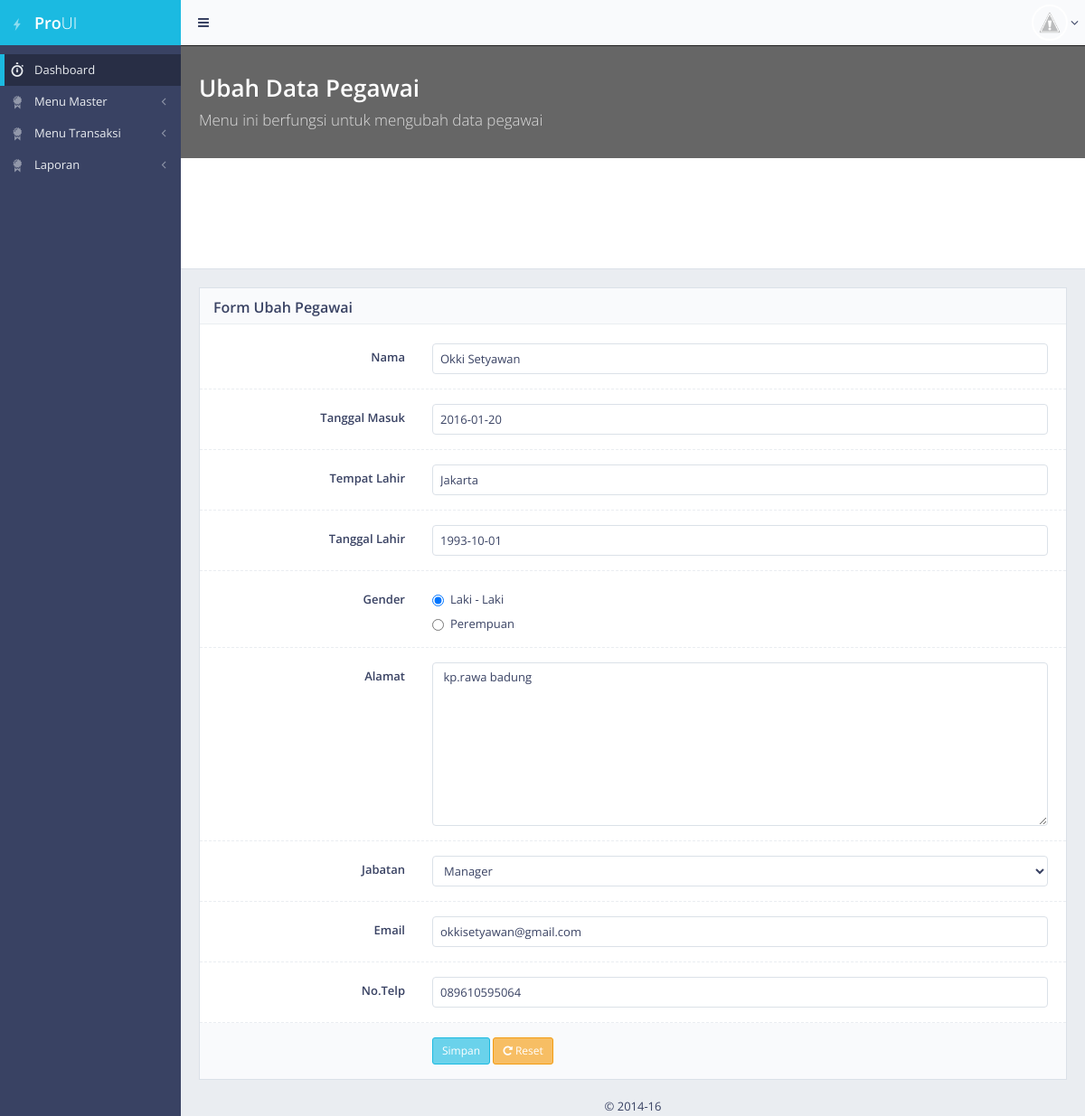
/master_pegawai_edit.php (signed in), run on an earlier commit of the app's database.
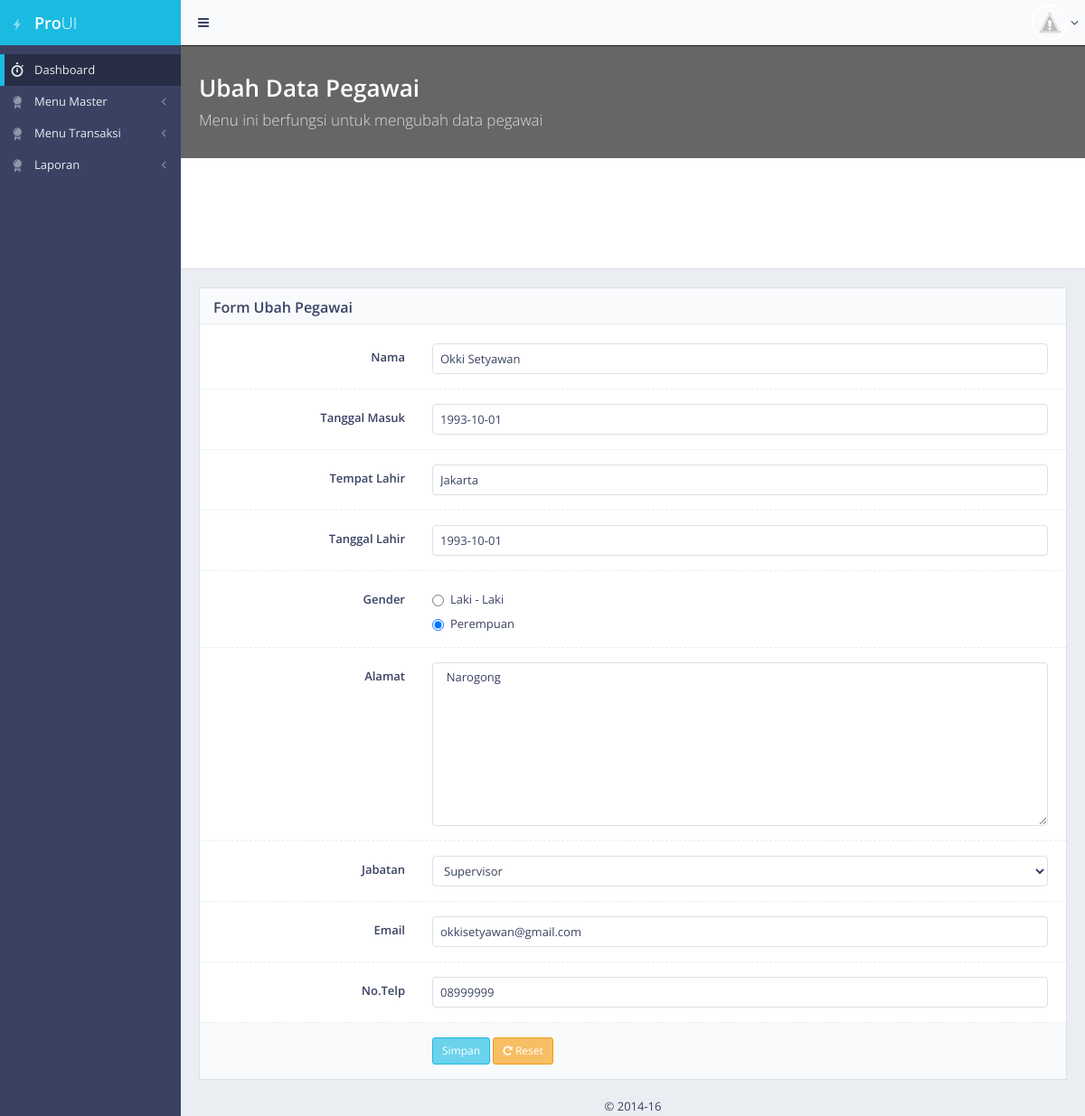
And on a later commit of the database.
### tables this page shows
CREATE TABLE `tab_pegawai` (
  `id` int(11) NOT NULL AUTO_INCREMENT,
  `nama` varchar(255) DEFAULT NULL,
  `tanggal_masuk` date DEFAULT NULL,
  `tempat_lahir` varchar(255) DEFAULT NULL,
  `tanggal_lahir` date DEFAULT NULL,
  `gender` text,
  `alamat` text,
  `id_jabatan` int(11) DEFAULT NULL,
  `email` text,
  `no_telp` text,
  `data_available` varchar(5) DEFAULT NULL,
  `user_insert` varchar(255) DEFAULT NULL,
  `date_insert` varchar(255) DEFAULT NULL,
  `user_update` varchar(255) DEFAULT NULL,
  `date_update` varchar(255) DEFAULT NULL,
  `user_delete` varchar(255) DEFAULT NULL,
  `date_delete` varchar(255) DEFAULT NULL,
  PRIMARY KEY (`id`)
);

CREATE TABLE `tab_jabatan` (
  `id` int(10) NOT NULL AUTO_INCREMENT,
  `nama_jabatan` varchar(50) DEFAULT NULL,
  `user_insert` varchar(50) DEFAULT NULL,
  `date_insert` varchar(50) DEFAULT NULL,
  `user_update` varchar(50) DEFAULT NULL,
  `date_update` varchar(50) DEFAULT NULL,
  PRIMARY KEY (`id`)
);

### master_pegawai_edit.php (the view, shortened to what the changed rows need)
<!DOCTYPE html>
 <html class="no-js">
    <head>
        <link rel="stylesheet" href="assets/css/bootstrap.min.css">
        <link rel="stylesheet" href="assets/css/plugins.css">
        <link rel="stylesheet" href="assets/css/main.css">
        <link rel="stylesheet" href="assets/css/themes.css">
    </head>
    <body>
        <div id="page-container" class="sidebar-partial sidebar-visible-lg sidebar-no-animations">
            <div id="main-container">
                <div id="page-content">
                    <div class="content-header content-header-media">
                        <div class="header-section">
                            <div class="row">
                                <div class="col-md-4 col-lg-6 hidden-xs hidden-sm">
                                    <h1>  <strong>Ubah Data Pegawai</strong><br>
                                    <small>Menu ini berfungsi untuk mengubah data pegawai</small></h1>
                                </div>
                            </div>
                        </div>
                                          </div>
                   <div class="row">
                        <div class="col-md-12">
                            <div class="block">
                                <div class="block-title">
                                    <h2><strong>Form Ubah Pegawai</strong></h2>
                                </div>
                                <?php
                                $sql = "select * from tab_pegawai";
                                $exsql = mysql_query($sql);
                                $data = mysql_fetch_array($exsql);
                                ?>
                                <form action="master_pegawai_proedit.php" method="post" enctype="multipart/form-data" class="form-horizontal form-bordered">
                                    <div class="form-group">
                                        <div class="col-md-9">
                                            <input type="text" id="example-text-input" name="nama" class="form-control" placeholder="Nama" value="<?php echo $data['nama']; ?>">
                                        </div>
                                    </div>
                                    <div class="form-group">
                                        <div class="col-md-9">
                                              <input type="text" id="example-datepicker2" name="tanggal_masuk" class="form-control input-datepicker" data-date-format="yyyy-mm-dd" value="<?php echo $data['tanggal_masuk']; ?>" placeholder="yyyy-mm-dd">
                                        </div>
                                    </div>
                                   <div class="form-group">
                                        <div class="col-md-9">
                                            <input type="text" id="example-text-input" name="tempat_lahir" class="form-control" placeholder="Tempat Lahir" value="<?php echo $data['tempat_lahir']; ?>">
                                        </div>
                                    </div>
                                    <div class="form-group">
                                        <div class="col-md-9">
                                           <input type="text" id="example-datepicker3" name="tanggal_lahir" class="form-control input-datepicker" data-date-format="yyyy-mm-dd" value="<?php echo $data['tanggal_lahir']; ?>" placeholder="yyyy-mm-dd">
                                        </div>
                                    </div>
                                    <div class="form-group">
                                        <div class="col-md-9">
                                            <div class="radio">
                                                <label for="example-radio1">
                                                    <input type="radio" id="example-radio1"  name="gender" value="L" <?php if($data['gender'] == 'L'){ echo "checked=checked"; }?> > Laki - Laki
                                                </label>
                                            </div>
                                            <div class="radio">
                                                <label for="example-radio2">
                                                    <input type="radio" id="example-radio2"  name="gender" value="P" <?php if($data['gender'] == 'P'){ echo "checked=checked"; }?> > Perempuan
                                                </label>
                                            </div>
                                        </div>
                                    </div>
                                    <div class="form-group">
                                        <div class="col-md-9">
                                            <textarea id="example-textarea-input" name="alamat" rows="9" class="form-control" placeholder="Alamat"> <?php echo $data['alamat']; ?> </textarea>
                                        </div>
                                    </div>
                                     <div class="form-group">
                                        <div class="col-md-9">
                                           <select id="example-select" name="jabatan" class="form-control" size="1">
                                                  <?php
                                                    $sql = "select * from tab_jabatan";
                                                    $exsql = mysql_query($sql);
                                                    while($row = mysql_fetch_array($exsql)){
                                                    ?>
                                                    <option value="<?php echo $row['id'];?>" <?php  if($data['id_jabatan'] == $row['id']) { echo "selected=selected";} ?> > <?php echo $row['nama_jabatan'];?></option>
                                                    <?php
                                                    }
                                                    ?>
                                            </select>
                                        </div>
                                    </div>
                                    <div class="form-group">
                                        <div class="col-md-9">
                                            <input type="text" id="example-text-input" name="email" class="form-control" value="<?php echo $data['email']; ?>"  placeholder="Email">
                                        </div>
                                    </div>
                                     <div class="form-group">
                                        <div class="col-md-9">
                                            <input type="text" id="example-text-input" name="no_telp" class="form-control" value="<?php echo $data['no_telp']; ?>" placeholder="No.Telp">
                                        </div>
                                    </div>
                                </form>
                            </div>
                        </div>
            </div>
        </div>
    </body>
</html>

What changed in the data, as far as the page shows it:
changed tab_pegawai "Okki Setyawan": tanggal_masuk "2016-01-20" → "1993-10-01"; gender "☑ Laki - Laki" → "☐ Laki - Laki"; gender "☐ Perempuan" → "☑ Perempuan"; alamat "kp.rawa badung" → "Narogong"; jabatan "Manager" → "Supervisor"; no_telp "089610595064" → "08999999"
